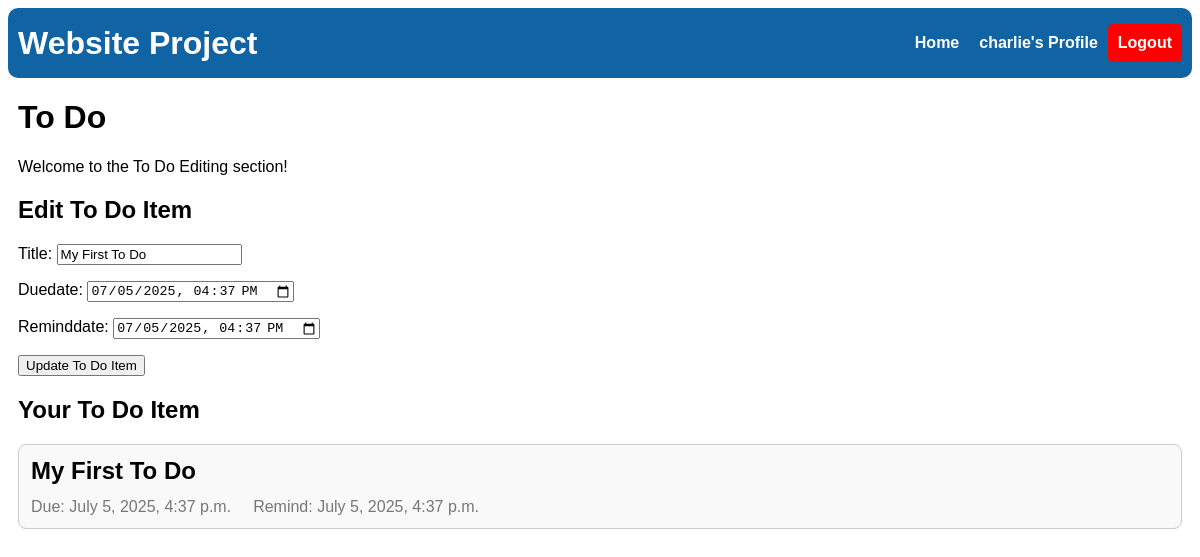
The app's page /todo/edit/25/ (signed in) with its own data.
### todo/models.py (models this page shows, shortened)
class TodoItem(models.Model):
    user = models.ForeignKey('auth.User', on_delete=models.CASCADE)
    title = models.CharField(max_length=200)
    completed = models.BooleanField(default=False)
    dueDate = models.DateTimeField(null=True, blank=True)
    remindDate = models.DateTimeField(null=True, blank=True)
    updatedAt = models.DateTimeField(auto_now=True)

### todo/views.py (the view)
# urls.py: path('edit/<int:pk>/', views.todoEdit, name='todoEdit'),
@login_required(login_url='login')
def todoEdit(request, pk):
    todoItem = TodoItem.objects.get(pk=pk, user=request.user)
    form = TodoItemForm(instance=todoItem)
    if request.method == 'POST':
        form = TodoItemForm(request.POST, instance=todoItem)
        if form.is_valid():
            form.save()
            return redirect('todo:todo')
    context = {'form': form, 'todoItem': todoItem}
    return render(request, 'todo/todoEdit.html', context)

### todo/forms.py
class TodoItemForm(forms.ModelForm):
    dueDate = forms.DateTimeField(widget=forms.DateTimeInput(attrs={'type': 'datetime-local'}), required=True)
    remindDate = forms.DateTimeField(widget=forms.DateTimeInput(attrs={'type': 'datetime-local'}), required=True)
    class Meta:
        model = TodoItem
        fields = ['title', 'dueDate', 'remindDate']

### todo/templates/todo/todoEdit.html (shortened to what this page needs)
{% extends "main/base.html" %}
{% block content %}
    <h1>To Do</h1>
    <p>Welcome to the To Do Editing section!</p>
    <h2>Edit To Do Item</h2>
    <form method="post" enctype="multipart/form-data">
        {{ form.as_p }}
        <button type="submit">Update To Do Item</button>
    </form>
  <h2>Your To Do Item</h2>
  <ul class="todoGroup">
      <li class="todoBox">
        <div class="todoHeader">
          <span class="todoTitle">{{ todoItem.title }}</span>
        </div>
        <div class="todoFooter">
          <span class="todoDate">Due: {{ todoItem.dueDate }}</span>
          <span class="todoRemind">Remind: {{ todoItem.remindDate }}</span>
        </div>
      </li>
  </ul>
{% endblock %}

### main/templates/main/base.html (shortened to what this page needs)
<!DOCTYPE html>
{% load static %}
<html lang="en">
  <head>
    <link rel="stylesheet" href="{% static 'main/style.css' %}" />
  </head>
  <body>
    <nav>
        <h1>Website Project</h1>
        <ul>
            <li><a href="/">Home</a></li>
            {% if user.is_authenticated %}
                <li id="Profile"><a href="/profile/">{{user.username}}'s Profile</a></li>
                <li id="logout"><a href="/logout/">Logout</a></li>
            {% else %}
                <li id="login"><a href="/login/">Login</a></li>
                <li id="register"><a href="/register/">Register</a></li>
            {% endif %}
        </ul>
    </nav>
    <main>{% block content %} no content {% endblock %}</main>
  </body>
</html>

### main/static/main/style.css (style rules this page uses)
body { font-family: Arial, Helvetica, sans-serif; }
main { padding: 0px 10px; }
nav { background-color: #1164a3; padding: 0px 10px; display: flex; color: white; justify-content: space-between; border-radius: 10px; }
nav h1 { margin: 10px 0px; font-size: 200%; align-self: center; text-decoration: none; color: white; }
nav ul { display: flex; justify-content: space-around; align-items: center; }
nav li { list-style: none; padding: 10px; font-weight: bold; align-items: center; }
nav li#logout { background-color: red; border-radius: 5px; }
nav li a { color: white; text-decoration: none }
.todoGroup { list-style: none; padding: 0; margin: 0; }
.todoBox { border: 1px solid #ccc; border-radius: 8px; margin-bottom: 12px; padding: 12px; background-color: #f9f9f9; }
.todoHeader { display: flex; align-items: center; margin-bottom: 13px; }
.todoTitle { font-size: 1.5em; font-weight: bold; }
.todoFooter { display: flex; flex-wrap: wrap; gap: 12px; color: #555; }
.todoDate, .todoRemind { margin-right: 10px; color: #777; display: inline-flex; align-items: center; }

### records on screen
TodoItem: title "My First To Do", dueDate "07/05/2025 16:37", remindDate "07/05/2025 16:37", dueDate "July 5, 2025, 4:37 p.m.", remindDate "July 5, 2025, 4:37 p.m."

### other values on screen
{{ user.username }} "charlie"
